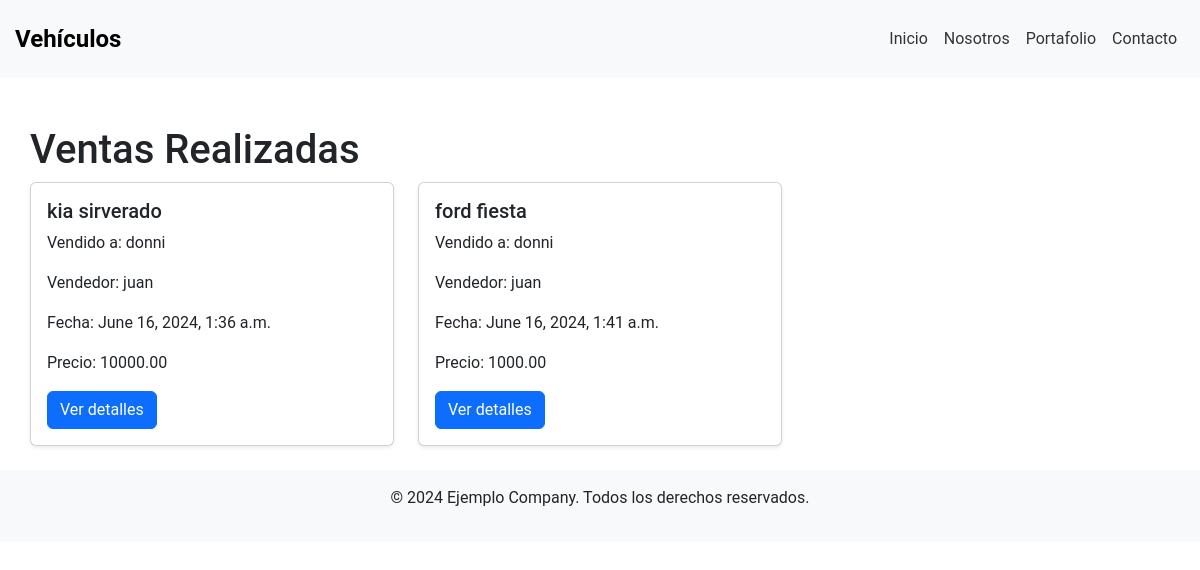
The app's page /web/lista_ventas/, older data.
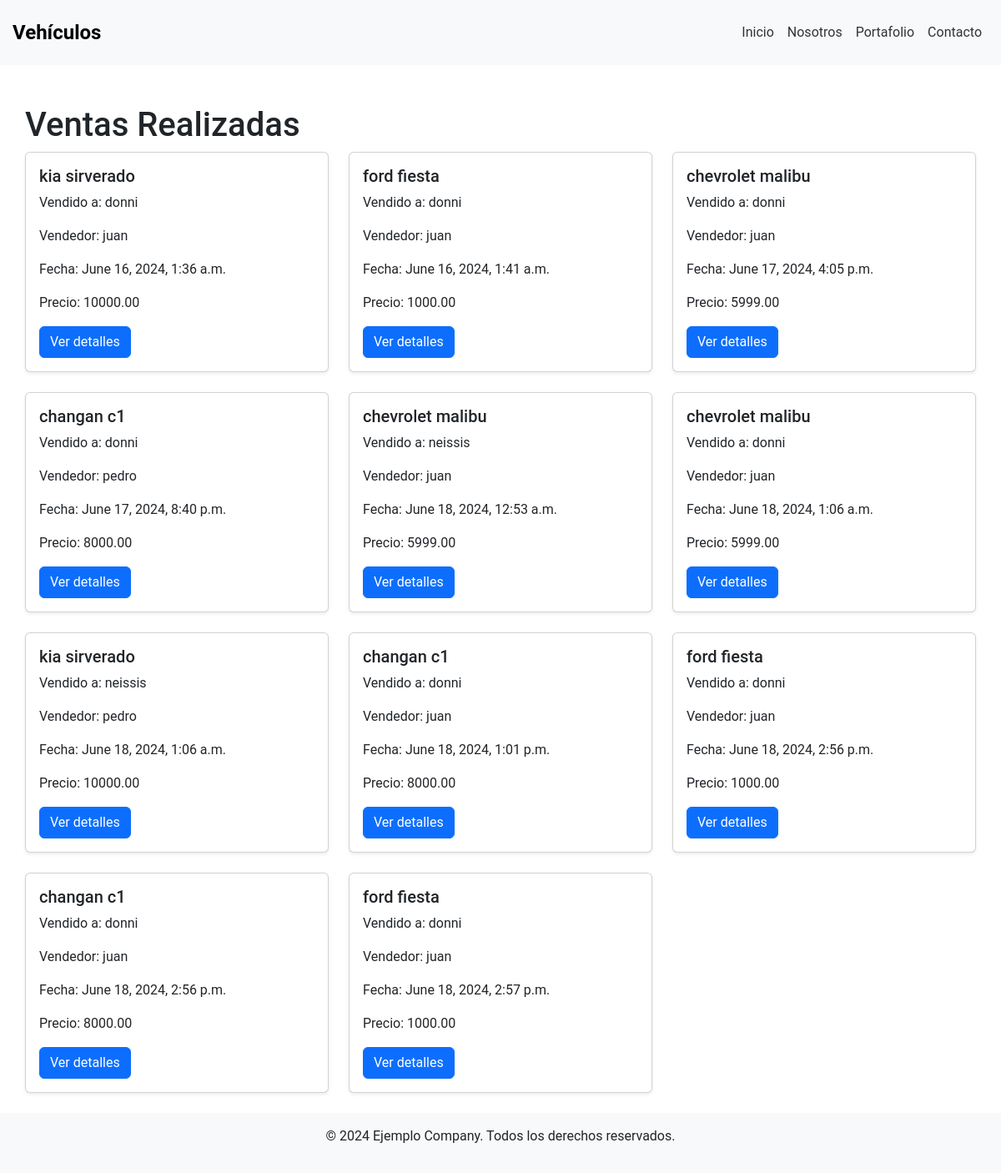
The same page, newer data.
### web/models.py (models this page shows, shortened)
class Venta(models.Model):
    auto = models.ForeignKey(Auto, on_delete=models.CASCADE)
    cliente = models.ForeignKey(Cliente, on_delete=models.CASCADE)
    vendedor = models.ForeignKey(Vendedor, on_delete=models.CASCADE)
    fecha_venta = models.DateTimeField(auto_now_add=True)  # Fecha de la venta

class Auto(models.Model):
    marca = models.CharField(max_length=100)
    modelo = models.CharField(max_length=100)
    año = models.IntegerField()
    precio = models.DecimalField(max_digits=10, decimal_places=2)
    cantidad = models.IntegerField(default=0)
    color = models.CharField(max_length=100)
    foto = models.ImageField(upload_to='autos/', null=True, blank=True)

class Cliente(models.Model):
    nombre = models.CharField(max_length=100)
    apellido = models.CharField(max_length=100)
    correo_electronico= models.EmailField(unique=True)

class Vendedor(models.Model):
    nombre = models.CharField(max_length=100)
    apellido = models.CharField(max_length=100)
    correo_electronico = models.EmailField(unique=True)

### web/views.py (the view)
# urls.py: path('lista_ventas/', lista_ventas, name='lista_ventas'),
def lista_ventas(request):
    ventas = Venta.objects.all()
    return render(request, 'lista_ventas.html', {'ventas': ventas})

### web/templates/lista_ventas.html (shortened to what this page needs)
{% extends 'base.html' %}
{% block content %}
<div class="container mt-5">
    <h1>Ventas Realizadas</h1>
    <div class="row">
        {% for venta in ventas %}
        <div class="col-md-4">
            <div class="card mb-4 shadow-sm">
                <div class="card-body">
                    <h5 class="card-title">{{ venta.auto.marca }} {{ venta.auto.modelo }}</h5>
                    <p class="card-text">Vendido a: {{ venta.cliente.nombre }}</p>
                    <p class="card-text">Vendedor: {{ venta.vendedor.nombre }}</p>
                    <p class="card-text">Fecha: {{ venta.fecha_venta}}</p>
                    <p class="card-text">Precio: {{ venta.auto.precio }}</p>
                    <a href="#" class="btn btn-primary">Ver detalles</a>
                </div>
            </div>
        </div>
        {% endfor %}
    </div>
</div>
{% endblock %}

Row changes from the older to the newer data that the page shows:
added Venta: auto.marca "chevrolet", auto.modelo "malibu", cliente.nombre "donni", vendedor.nombre "juan", fecha_venta "June 17, 2024, 4:05 p.m.", auto.precio "5999.00"
added Venta: auto.marca "changan", auto.modelo "c1", cliente.nombre "donni", vendedor.nombre "pedro", fecha_venta "June 17, 2024, 8:40 p.m.", auto.precio "8000.00"
added Venta: auto.marca "chevrolet", auto.modelo "malibu", cliente.nombre "neissis", vendedor.nombre "juan", fecha_venta "June 18, 2024, 12:53 a.m.", auto.precio "5999.00"
added Venta: auto.marca "chevrolet", auto.modelo "malibu", cliente.nombre "donni", vendedor.nombre "juan", fecha_venta "June 18, 2024, 1:06 a.m.", auto.precio "5999.00"
added Venta: auto.marca "kia", auto.modelo "sirverado", cliente.nombre "neissis", vendedor.nombre "pedro", fecha_venta "June 18, 2024, 1:06 a.m.", auto.precio "10000.00"
added Venta: auto.marca "changan", auto.modelo "c1", cliente.nombre "donni", vendedor.nombre "juan", fecha_venta "June 18, 2024, 1:01 p.m.", auto.precio "8000.00"
added Venta: auto.marca "ford", auto.modelo "fiesta", cliente.nombre "donni", vendedor.nombre "juan", fecha_venta "June 18, 2024, 2:56 p.m.", auto.precio "1000.00"
added Venta: auto.marca "changan", auto.modelo "c1", cliente.nombre "donni", vendedor.nombre "juan", fecha_venta "June 18, 2024, 2:56 p.m.", auto.precio "8000.00"
added Venta: auto.marca "ford", auto.modelo "fiesta", cliente.nombre "donni", vendedor.nombre "juan", fecha_venta "June 18, 2024, 2:57 p.m.", auto.precio "1000.00"
